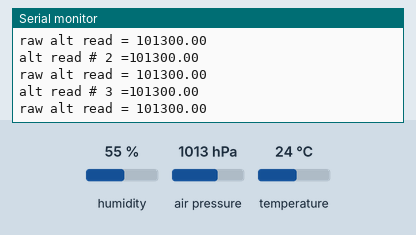
This sketch was run on a simulated ESP8266 (NodeMCU). Shown: the last lines printed to the serial monitor. Inputs (shaded band) come from the test bench; at power-on: air pressure 1013 hPa, humidity 55 %, temperature 24 °C.

Above: at 1.2 s.
1.3 s: air pressure set to 1048 hPa
At 3.5 s:
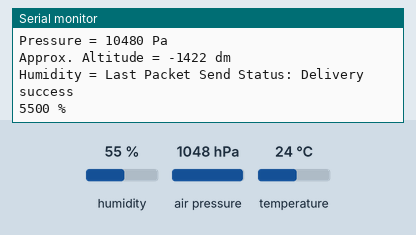
4.5 s: humidity set to 22 %
At 5.0 s:
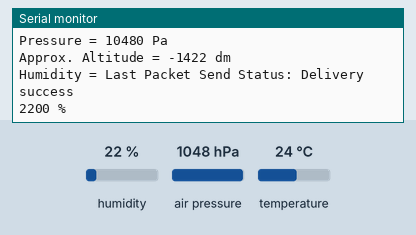
6.0 s: temperature set to 12 °C
Timing chart, 0 to 9.0 s (numbered marks = the images above; inputs shaded):
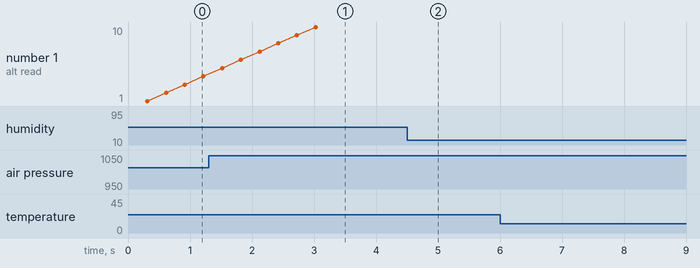

Measured:
- after the input at 1.3 s, the serial monitor: prints a new line after 0.22 s (image 1)
- after the input at 4.5 s, the serial monitor: prints a new line after 0.08 s (image 2)

The sketch:

NEP_code.ino
```cpp
//6-2-2022
#include <ESP8266WiFi.h>
#include <espnow.h>
#include <Wire.h>
#include <SPI.h>
#include <Adafruit_Sensor.h>
#include <Adafruit_BME280.h>
#include <Adafruit_BMP280.h>


#define boardId 5
bool sensorBMP = false;
bool sensorBME = true;
int interval = 500; //sends every 0,5sec

Adafruit_BME280 bme; // I2C
Adafruit_BMP280 bmp; // I2C


unsigned long delayTime;
bool firstStart = true;
float startPressure = 0;


uint8_t broadcastAddress1[] = {0x9C, 0x9C, 0x1F, 0xE3, 0xC7, 0xA8};

// Structure  to send data (must match the receiver structure)
typedef struct struct_message {
  int id; //board_id
  int  T;  //temp
  int  P;  //pressure
  int  A;  //alt
  int  H;  //hum
} struct_message;

// Create a struct_message called test to store variables to be sent
struct_message myData;


void setup() {
Serial.begin(115200);

// Set device as a Wi-Fi Station
WiFi.mode(WIFI_STA);
WiFi.disconnect();

// Init ESP-NOW
if (esp_now_init() != 0) {
    Serial.println("Error initializing ESP-NOW");
    return;
    }

// Set ESP-NOW role
esp_now_set_self_role(ESP_NOW_ROLE_COMBO);

// Once ESPNow is successfully init, we will register for Send CB to
// get the status of Trasnmitted packet
esp_now_register_send_cb(OnDataSent);


// Register peer(s)
esp_now_add_peer(broadcastAddress1, ESP_NOW_ROLE_COMBO, 1, NULL, 0);

Wire.begin(2,0); // pin: ([SDA], [SCL])


if (sensorBME==true  && sensorBMP==false){Serial.println("BME280 sensor active" );}
if (sensorBMP==true  && sensorBME==false){Serial.println("BMP280 sensor active" );}
if (sensorBMP==true  && sensorBME==true ){Serial.println("ERROR, 2 sensors selected" );}
if (sensorBMP==false && sensorBME==false){Serial.println("ERROR, 0 sensors selected" );}


//for (uint8_t t = 4; t > 0; t--) {
//    Serial.println(t);
//    delay(900);
//    }

if (sensorBME==true){
bme.begin(0x76);

    // indoor navigation
    Serial.println("-- Indoor Navigation Scenario --");
    Serial.println("normal mode, 16x pressure / 2x temperature / 1x humidity oversampling,");
    Serial.println("0.5ms standby period, filter 16x");
    bme.setSampling(Adafruit_BME280::MODE_NORMAL,
                    Adafruit_BME280::SAMPLING_X2,  // temperature
                    Adafruit_BME280::SAMPLING_X16, // pressure
                    Adafruit_BME280::SAMPLING_X1,  // humidity
                    Adafruit_BME280::FILTER_X16,
                    Adafruit_BME280::STANDBY_MS_0_5 );

    // suggested rate is 25Hz
    // 1 + (2 * T_ovs) + (2 * P_ovs + 0.5) + (2 * H_ovs + 0.5)
    // T_ovs = 2
    // P_ovs = 16
    // H_ovs = 1
    // = 40ms (25Hz)
    // with standby time that should really be 24.16913... Hz
}

if (sensorBMP==true){
bmp.begin(0x76);
bmp.setSampling(Adafruit_BMP280::MODE_NORMAL,     /* Operating Mode. */
                Adafruit_BMP280::SAMPLING_X2,     /* Temp. oversampling */
                Adafruit_BMP280::SAMPLING_X16,    /* Pressure oversampling */
                Adafruit_BMP280::FILTER_X16,      /* Filtering. */
                Adafruit_BMP280::STANDBY_MS_500); /* Standby time. */
}


myData.id = boardId;
}


void loop() {
if (firstStart==true) {
    Serial.print("first start");
    myData.id = boardId;
    altCalibration();
    }

else {
  if (millis() > (interval + delayTime)) {
      sendReadings();
      delayTime = millis();
      }
    }
}


void sendReadings() {

if (sensorBME==true) {
myData.T = (bme.readTemperature() *100);
myData.P =  bme.readPressure()/10;
myData.A = (bme.readAltitude(startPressure)*10);
myData.H = (bme.readHumidity()*100);
}

if (sensorBMP==true) {
myData.T = (bmp.readTemperature() *100);
myData.P = bmp.readPressure()/10;
myData.A = (bmp.readAltitude(startPressure)*10);
myData.H = 999;
}

esp_now_send(0, (uint8_t *) &myData, sizeof(myData));
printValues();

}

void printValues() {

    Serial.print("Board.Id = ");
    Serial.println(myData.id);

    Serial.print("Temperature = ");
    Serial.print(myData.T);
    Serial.println(" GrC");

    Serial.print("Pressure = ");
    Serial.print(myData.P);
    Serial.println(" Pa");

    Serial.print("Approx. Altitude = ");
    Serial.print(myData.A);
    Serial.println(" dm");

    Serial.print("Humidity = ");
    Serial.print(myData.H);
    Serial.println(" %");
    Serial.println();
}


void altCalibration(){

Serial.println("altCalibration");

float altRead = 0;
float averageAlt = 0;
int R= 0;

for (int i = 0; i<10; i++) { //take 10 airpressure samples
             if (sensorBME==true) {altRead = bme.readPressure();}
             if (sensorBMP==true) {altRead = bmp.readPressure();}

         Serial.print("raw alt read = ");
         Serial.print(altRead);
         Serial.println();
         delay(300);

    if ((altRead < 105000) && (altRead > 90090)){ // check upper && lower reading
         averageAlt += altRead;
         R++;
         Serial.print("alt read # ");
         Serial.print(R);
         Serial.print(" =");
         Serial.print(altRead);
         Serial.println();
     }
  }


if (R>6) {//at least 6 good readings
  startPressure = ((averageAlt/R)/100); //from pa to hpa
  Serial.print("startPressure =  ");
  Serial.print(startPressure);
  Serial.println();
  firstStart = false; //run once
}

else{ errorSettingAlt();
    }
}


void errorSettingAlt(){
Serial.println("Last errorSettingAlt");
myData.id = (boardId*1000)+404;
sendReadings();
firstStart = true; //retry
  }


void OnDataSent(uint8_t *mac_addr, uint8_t sendStatus) {
  Serial.print("Last Packet Send Status: ");
  if (sendStatus == 0){
    Serial.println("Delivery success");
  }
  else{
    Serial.println("Delivery fail");
  }
}
```
